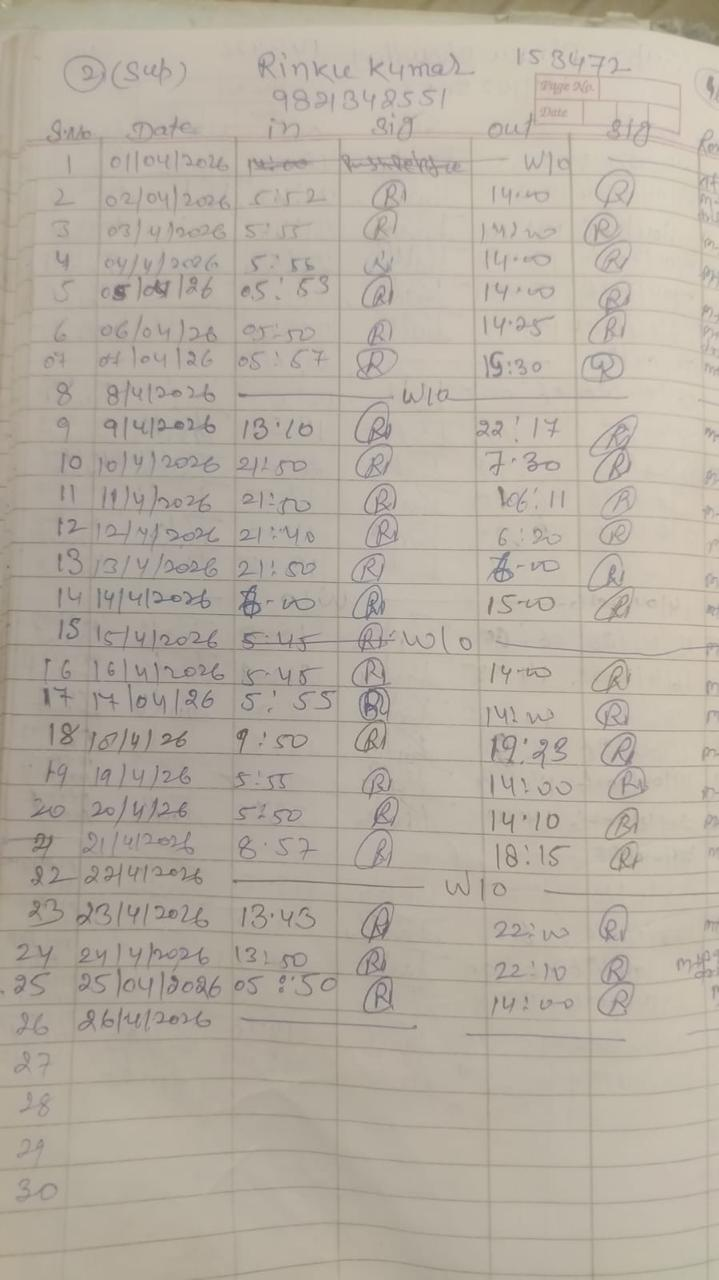
#> input picture samples/WhatsApp Image 2026-07-07 at 10.40.29 AM (1).jpeg, 719 x 1280 px; its folder holds only this picture in this run
$ python -i crop.py   (imports and definitions only)
#> lines starting #> are read from the running program, lines starting #| are printed output that depends on the picture; after the words box and inside, x2 and y2 are one past the last pixel; in counts of white or black regions, pixels touching at a corner belong together
### config.py
import os

from dotenv import load_dotenv

load_dotenv()

# OCR ENGINE
# Mistral's Document AI OCR produces the full-page read (records +
# employee name) -- see mistral_ocr_engine.py for why Surya/EasyOCR were
# removed.
MISTRAL_API_KEY = os.environ.get("MISTRAL_API_KEY", "")

# Row recheck (second opinion on flagged rows) is handled by Qwen 3.6
# 27B via Groq instead of Mistral rechecking itself -- see
# vision_recheck_engine.py for why an independent model catches more
# (and why that model has already had to be swapped once).
GROQ_API_KEY = os.environ.get("GROQ_API_KEY", "")


# DEBUG
DEBUG = False


def debug_print(*args, **kwargs):
    """Print only when DEBUG is enabled, so verbose OCR dumps don't spam
    stdout (and don't risk unicode-encoding crashes) on normal runs."""
    if DEBUG:
        print(*args, **kwargs)


# PATHS
OUTPUT_DIR = "outputs"

PREPROCESSED_DIR = os.path.join(
    OUTPUT_DIR,
    "preprocessed"
)

os.makedirs(OUTPUT_DIR, exist_ok=True)
os.makedirs(PREPROCESSED_DIR, exist_ok=True)


# [12 lines left out: function get_output_paths, not called in this run]

### preprocessing/crop.py
import shutil

import cv2

from config import debug_print

# Below this fraction of the image's total area, the detected region is
# treated as noise rather than genuine page content -- cropping to it
# would very likely cut off real data.
MIN_CONTENT_AREA_FRACTION = 0.3

# If the detected boundary is already within this fraction of the full
# image on both axes, there's nothing meaningful to crop away.
MIN_REDUCTION_FRACTION = 0.03

# Extra margin kept around the detected content boundary, as a fraction
# of that boundary's own width/height -- the page's own ruled border can
# sit close to the true edge of the paper, so a tight crop with no
# padding risks slicing into real handwriting.
PADDING_FRACTION = 0.02

# A genuine page boundary is a quadrilateral (4 corners); this is how
# closely a contour's polygon approximation has to match that shape to
# be trusted as the page rather than an arbitrary blob of connected
# edges (shadows, desk grain, etc.).
MIN_POLYGON_VERTICES = 4
MAX_POLYGON_VERTICES = 6


# The employee name/code heading always sits in this top slice of the
# page, above the data table (confirmed across every sample this project
# has seen) -- generous enough to never cut off a heading that sits
# slightly lower, since a wider crop costs nothing but a little extra
# image for the recheck model to look past.
HEADER_REGION_FRACTION = 0.2


# [12 lines left out: function crop_header_region, not called in this run]


def crop_to_content(input_path, output_path):
    """
    Crops away the background clutter around a photographed register
    page (desk surface, shadows, edges of other pages) instead of
    sending the whole photo to OCR. Brightness-based thresholding
    (Otsu) was tried first and rejected -- these are phone photos with
    uneven lighting/shadows across the page, so a single global
    brightness cutoff doesn't reliably separate paper from desk (it
    classified almost the entire page as "background" on a real test
    image). Edge detection looks for structure (the page's own straight
    boundary) rather than raw brightness, which isn't thrown off by
    lighting the same way: Canny finds edges, morphological closing
    bridges small gaps so the page's boundary forms one continuous
    contour instead of disconnected segments, and only a contour whose
    polygon approximation is roughly a quadrilateral (a page has 4
    sides) is trusted as the page rather than an arbitrary shadow/grain
    blob.

    Falls back to copying the image through unchanged if no contour
    both covers a plausible fraction of the frame and looks
    quadrilateral -- a failed/uncertain detection should never risk
    cropping into real content.
    """
#> called with output_path = 'out.png'
    image = cv2.imread(input_path)
#> image is the input picture: shape (1280, 719, 3); mean B, G, R 161.7, 173.7, 182.2
    image_h, image_w = image.shape[:2]
    image_area = image_h * image_w

    gray = cv2.cvtColor(image, cv2.COLOR_BGR2GRAY)
    blurred = cv2.GaussianBlur(gray, (5, 5), 0)
    edges = cv2.Canny(blurred, 50, 150)
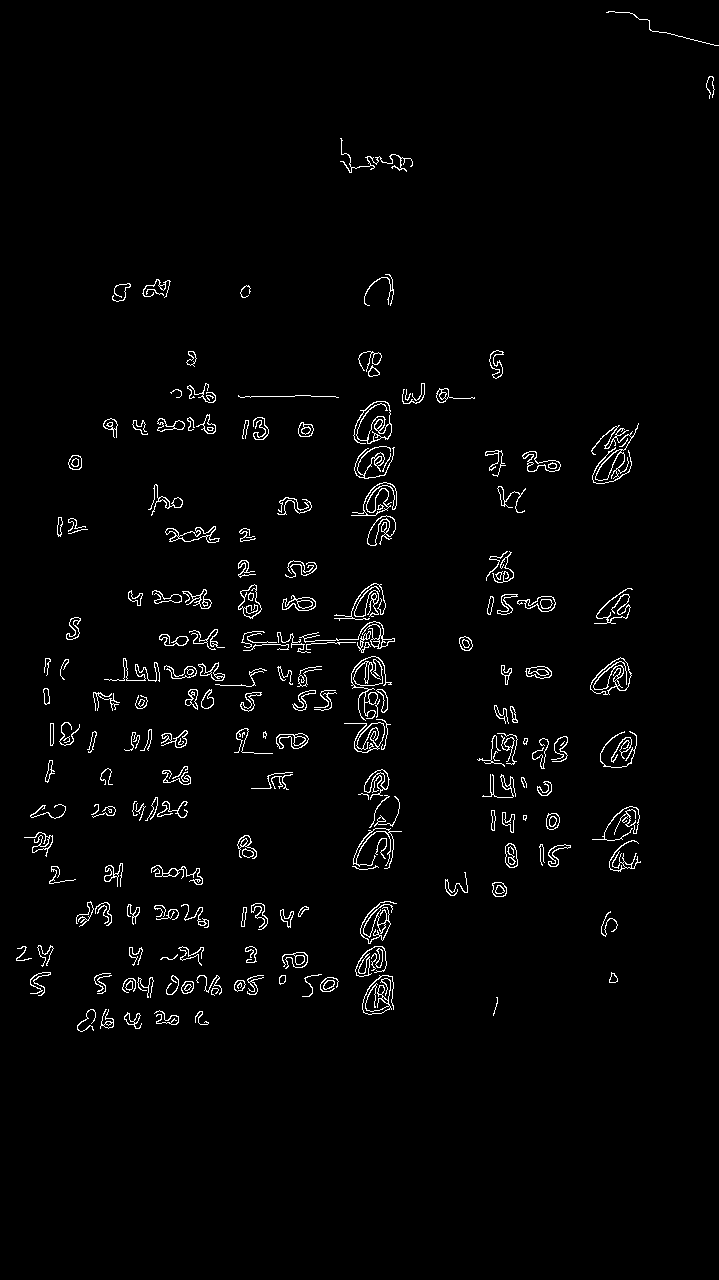
#> edges: shape (1280, 719); 2.2% white in thin lines or dots, all inside (x1, y1, x2, y2) = (16, 11, 719, 1032)

    kernel = cv2.getStructuringElement(cv2.MORPH_RECT, (15, 15))
    closed = cv2.morphologyEx(edges, cv2.MORPH_CLOSE, kernel)
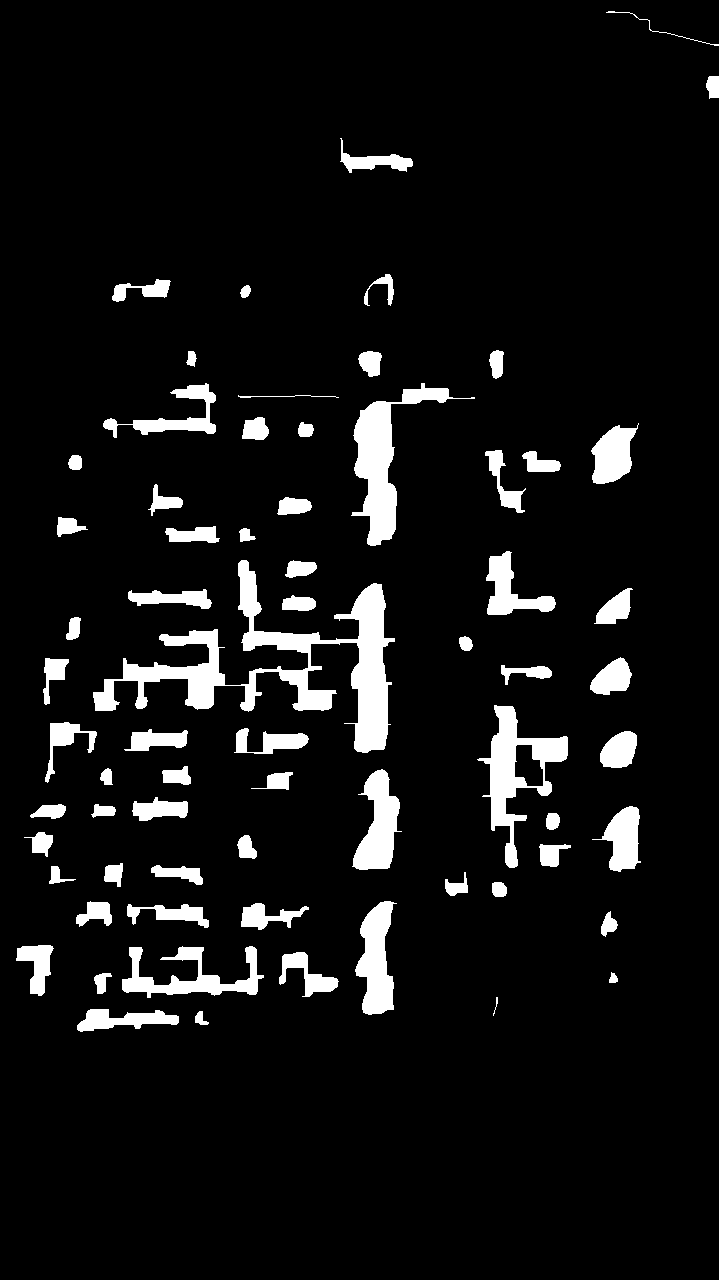
#> closed: shape (1280, 719); 7.2% white; 69 white regions

    contours, _ = cv2.findContours(closed, cv2.RETR_EXTERNAL, cv2.CHAIN_APPROX_SIMPLE)
#> contours = 69 contours, 3 with area under 20; largest, box (x1, y1, x2, y2) and area: (93, 560, 395, 753) 12188, (477, 705, 568, 868) 5040, (351, 383, 475, 546) 4830, (355, 901, 397, 1015) 2756, (352, 769, 402, 870) 2666

    candidate = None
    for contour in sorted(contours, key=cv2.contourArea, reverse=True):
        area = cv2.contourArea(contour)
        if area < image_area * MIN_CONTENT_AREA_FRACTION:
            break  # sorted descending -- nothing after this is bigger

        perimeter = cv2.arcLength(contour, True)
        approx = cv2.approxPolyDP(contour, 0.02 * perimeter, True)

        if MIN_POLYGON_VERTICES <= len(approx) <= MAX_POLYGON_VERTICES:
            candidate = cv2.boundingRect(contour)
            break
#> this loop made 1 pass
#> area on pass 1: 12188

    if candidate is None:
        # A plain file copy, not cv2.imread/imwrite's decode-and-re-encode
        # round-trip -- confirmed on a real page that the re-encode alone
        # (even with nothing actually cropped) degraded the image just
        # enough to make Mistral merge two adjacent table columns that
        # OCR'd as separate on the untouched original.
        debug_print("crop_to_content: no quadrilateral page-shaped contour found, skipping crop")
        shutil.copy(input_path, output_path)
        return output_path

    x, y, w, h = candidate

    if w >= image_w * (1 - MIN_REDUCTION_FRACTION) and h >= image_h * (1 - MIN_REDUCTION_FRACTION):
        debug_print("crop_to_content: detected boundary already fills the frame, skipping crop")
        shutil.copy(input_path, output_path)
        return output_path

    pad_x = int(w * PADDING_FRACTION)
    pad_y = int(h * PADDING_FRACTION)

    x0 = max(0, x - pad_x)
    y0 = max(0, y - pad_y)
    x1 = min(image_w, x + w + pad_x)
    y1 = min(image_h, y + h + pad_y)

    cropped = image[y0:y1, x0:x1]
    cv2.imwrite(output_path, cropped)

    return output_path

>>> result = crop_to_content('../samples/WhatsApp Image 2026-07-07 at 10.40.29 AM (1).jpeg', 'out.png')
